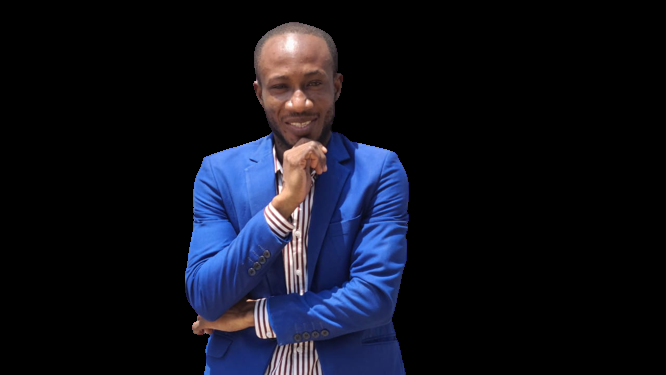
#> input picture imgcolor/img/chika.jpg, 666 x 375 px
$ python noiseremoverimg.py
#> lines starting #> are read from the running program, lines starting #| are printed output that depends on the picture
import cv2
from matplotlib import pyplot as plt
import numpy as np

myimg="img/chika.jpg"

img=cv2.imread(myimg)
#> img is the input picture: shape (375, 666, 3); mean B, G, R 28.7, 18.1, 16.3
img=cv2.cvtColor(img,cv2.COLOR_BGR2RGB)

kernel=np.ones((5,5), np.float32)/25
dst=cv2.filter2D(img,-1,kernel)
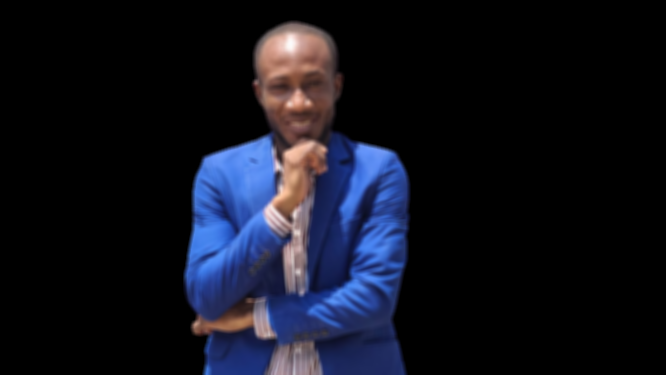
#> dst: shape (375, 666, 3); mean R, G, B 16.3, 18.1, 28.7
blur=cv2.blur(img,(5,5))
gblur=cv2.GaussianBlur(img,(5,5),0)
median=cv2.medianBlur(img,5)
bilateralfilter=cv2.bilateralFilter(img,9,75,75)

titles=['image','2d convolution','blur','gaussianblur','median','bilateralfilter']
images=[img,dst,blur,gblur, median,bilateralfilter]

for i in range(6):
    plt.subplot(2,3, i+1), plt.imshow(images[i], 'gray')
    plt.title(titles[i])
    plt.xticks([]),plt.yticks([])


plt.show()
